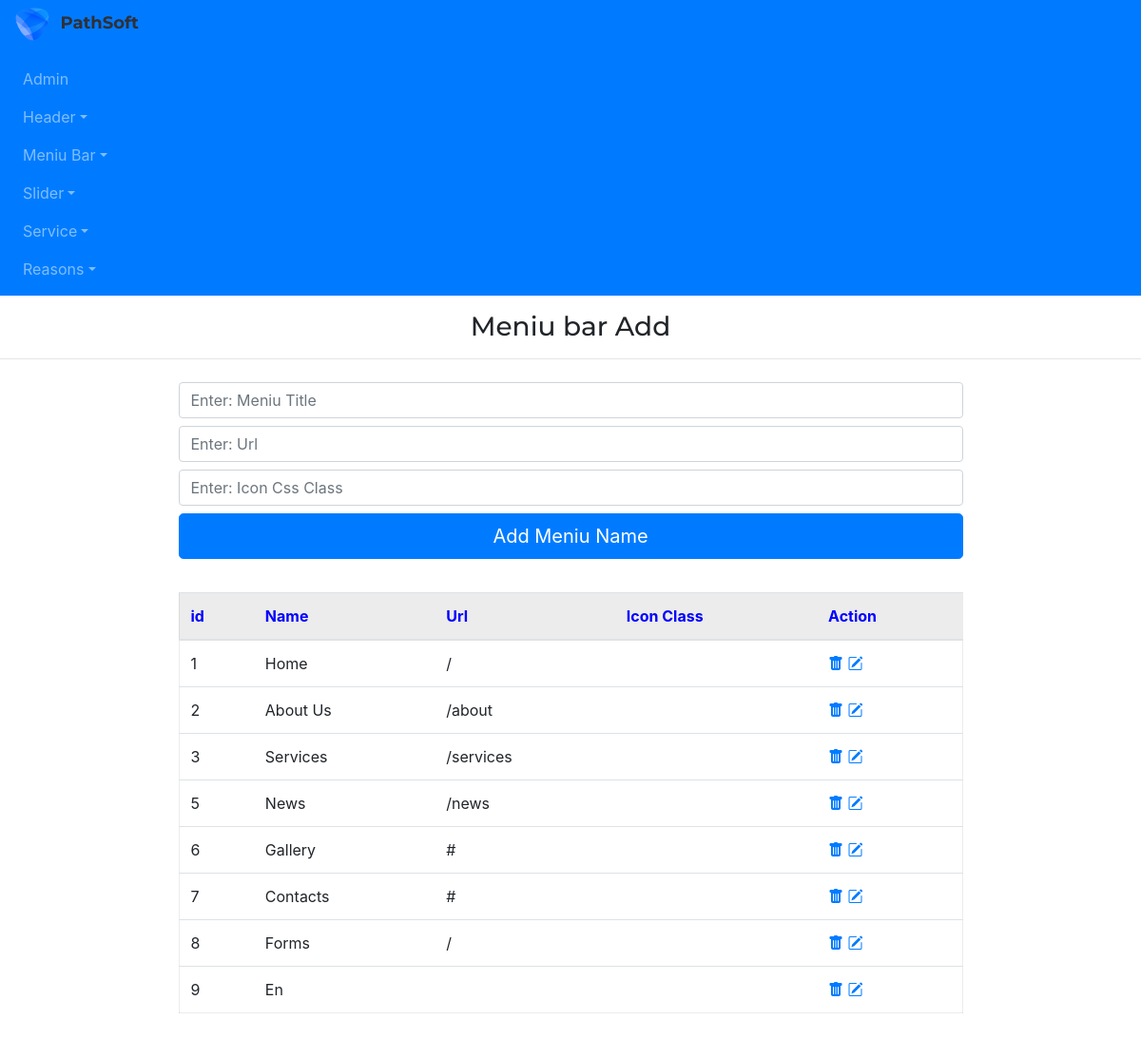
The page /admin/meniuNameAdd on the database as committed earlier.
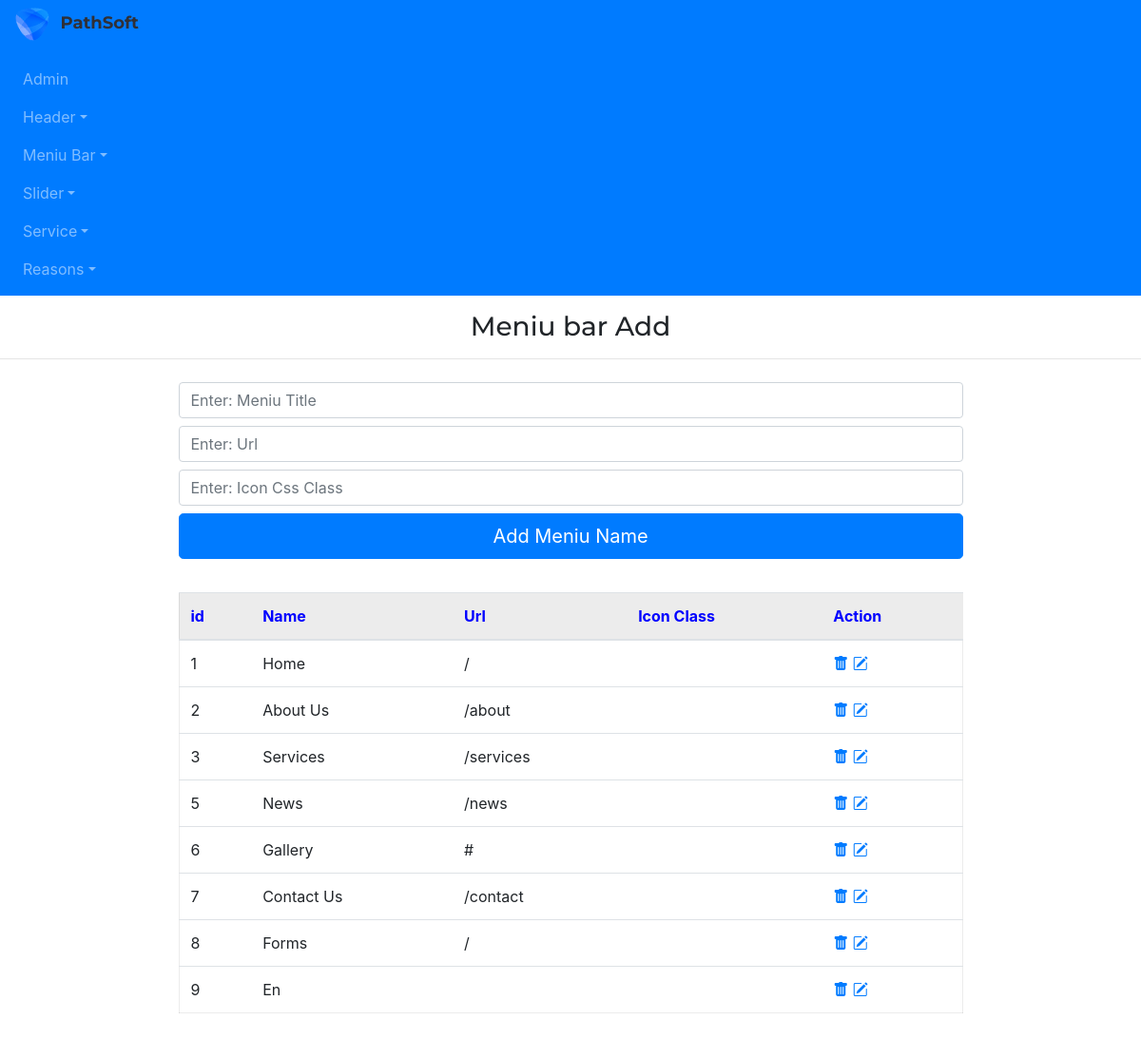
The same page on the database as committed later.
### app/models.py (models this page shows)
class MeniuName(db.Model):
    id=db.Column(db.Integer,primary_key=True)
    meniu_title=db.Column(db.String(255))
    meniu_url=db.Column(db.String(255))
    meniu_icon=db.Column(db.String(255))

### admin/routes.py (the view, shortened to what this page needs)
@app.route("/admin/meniuNameAdd", methods=['GET','POST'])
def meniuNameAdd():
    meniu_names=MeniuName.query.all()
    return render_template("admin/meniuNameAdd.html", meniu_names=meniu_names)

### app/templates/admin/meniuNameAdd.html
{% extends "admin/base.html" %}
{% block content %}
<h3 class="my-3" style="text-align: center;">Meniu bar Add</h3>
<hr>
<div class="container marg">
    <div class="row justify-content-center">
        <div class="col-9 ">
            <form action="/admin/meniuNameAdd" method='POST'>
                <input type="text" class="form-control my-2" name='meniu_title' placeholder="Enter: Meniu Title">
                <input type="text" class="form-control my-2" name='meniu_url' placeholder="Enter: Url">
                <input type="text" class="form-control my-2" name='meniu_icon' placeholder="Enter: Icon Css Class">
                <input type="submit" class="btn btn-primary btn-lg btn-block" value='Add Meniu Name'>
            </form>
        </div>
    </div>
</div>
<div class="container marg">
    <div class="row justify-content-center">
        <div class="col-9 ">
            <table class="table table-hover " style="margin:35px 0px; border:1px solid rgba(0,0,0,.075);">
                <thead>
                    <tr style="background-color: rgba(0,0,0,.075); color:blue">
                        <th scope="col">id</th>
                        <th scope="col">Name</th>
                        <th scope="col">Url</th>
                        <th scope="col">Icon Class</th>
                        <th scope="col">Action</th>
                    </tr>
                </thead>
                <tbody>
                    {% for meniu_name in meniu_names %}
                    <tr>
                        <td scope="row">{{meniu_name.id}}</td>
                        <td>{{meniu_name.meniu_title}}</td>
                        <td>{{meniu_name.meniu_url}}</td>
                        <td>{{meniu_name.meniu_icon}}</td>
                        <td>
                            <a href="/admin/meniuNameDelete/{{meniu_name.id}}"><i class="bi bi-trash-fill"></i></a>
                            <a href="/admin/meniuNameUpdate/{{meniu_name.id}}"><i class="bi bi-pencil-square"></i></a>
                        </td>
                    </tr>
                    {% endfor %}
                </tbody>
            </table>
        </div>
    </div>
</div>
{% endblock %}

Rows that differ between the two databases and show on the page:
changed MeniuName id 7: meniu_title "Contacts" → "Contact Us"; meniu_url "#" → "/contact"
